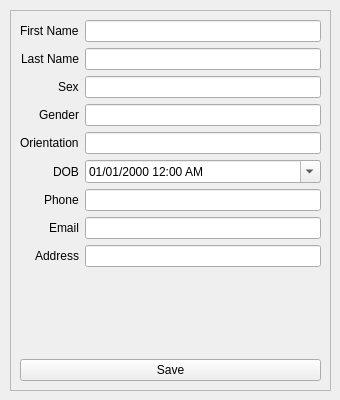
          <widget class="QWidget" name="page3_addPatient">
           <widget class="QFrame" name="frame_8">
            <property name="geometry">
             <rect>
              <x>10</x>
              <y>10</y>
              <width>321</width>
              <height>381</height>
             </rect>
            </property>
            <property name="frameShape">
             <enum>QFrame::StyledPanel</enum>
            </property>
            <property name="frameShadow">
             <enum>QFrame::Raised</enum>
            </property>
            <layout class="QVBoxLayout" name="verticalLayout_12">
             <item>
              <layout class="QFormLayout" name="formLayout_8">
               <property name="fieldGrowthPolicy">
                <enum>QFormLayout::ExpandingFieldsGrow</enum>
               </property>
               <property name="labelAlignment">
                <set>Qt::AlignRight</set>
               </property>
               <item row="0" column="0">
                <widget class="QLabel" name="addPatient_l1_firstName">
                 <property name="text">
                  <string>First Name</string>
                 </property>
                </widget>
               </item>
               <item row="0" column="1">
                <widget class="QLineEdit" name="addPatient_t1_firstName"/>
               </item>
               <item row="1" column="0">
                <widget class="QLabel" name="addPatient_l2_lastName">
                 <property name="text">
                  <string>Last Name</string>
                 </property>
                </widget>
               </item>
               <item row="1" column="1">
                <widget class="QLineEdit" name="addPatient_t2_lastName"/>
               </item>
               <item row="2" column="0">
                <widget class="QLabel" name="addPatient_l3_sex">
                 <property name="text">
                  <string>Sex</string>
                 </property>
                </widget>
               </item>
               <item row="2" column="1">
                <widget class="QLineEdit" name="addPatient_t3_sex"/>
               </item>
               <item row="3" column="0">
                <widget class="QLabel" name="addPatient_l4_gender">
                 <property name="text">
                  <string>Gender</string>
                 </property>
                </widget>
               </item>
               <item row="3" column="1">
                <widget class="QLineEdit" name="addPatient_t4_gender"/>
               </item>
               <item row="4" column="0">
                <widget class="QLabel" name="addPatient_l5_orientation">
                 <property name="text">
                  <string>Orientation</string>
                 </property>
                </widget>
               </item>
               <item row="4" column="1">
                <widget class="QLineEdit" name="addPatient_t5_orientation"/>
               </item>
               <item row="5" column="0">
                <widget class="QLabel" name="addPatient_l6_dob">
                 <property name="text">
                  <string>DOB</string>
                 </property>
                </widget>
               </item>
               <item row="5" column="1">
                <widget class="QDateTimeEdit" name="addPatient_t6_dob">
                 <property name="sizePolicy">
                  <sizepolicy hsizetype="Expanding" vsizetype="Fixed">
                   <horstretch>0</horstretch>
                   <verstretch>0</verstretch>
                  </sizepolicy>
                 </property>
                 <property name="displayFormat">
                  <string>MM/dd/yyyy h:mm AP</string>
                 </property>
                 <property name="calendarPopup">
                  <bool>true</bool>
                 </property>
                </widget>
               </item>
               <item row="6" column="0">
                <widget class="QLabel" name="addPatient_l7_phone">
                 <property name="text">
                  <string>Phone</string>
                 </property>
                </widget>
               </item>
               <item row="6" column="1">
                <widget class="QLineEdit" name="addPatient_t7_phone"/>
               </item>
               <item row="7" column="0">
                <widget class="QLabel" name="addPatient_l8_email">
                 <property name="text">
                  <string>Email</string>
                 </property>
                </widget>
               </item>
               <item row="7" column="1">
                <widget class="QLineEdit" name="addPatient_t8_email"/>
               </item>
               <item row="8" column="0">
                <widget class="QLabel" name="addPatient_l9_address">
                 <property name="text">
                  <string>Address</string>
                 </property>
                </widget>
               </item>
               <item row="8" column="1">
                <widget class="QLineEdit" name="addPatient_t9_address"/>
               </item>
              </layout>
             </item>
             <item>
              <layout class="QHBoxLayout" name="updateCancelLayout_7">
               <item>
                <widget class="QPushButton" name="addPatientSave">
                 <property name="text">
                  <string>Save</string>
                 </property>
                </widget>
               </item>
              </layout>
             </item>
            </layout>
           </widget>
          </widget>
